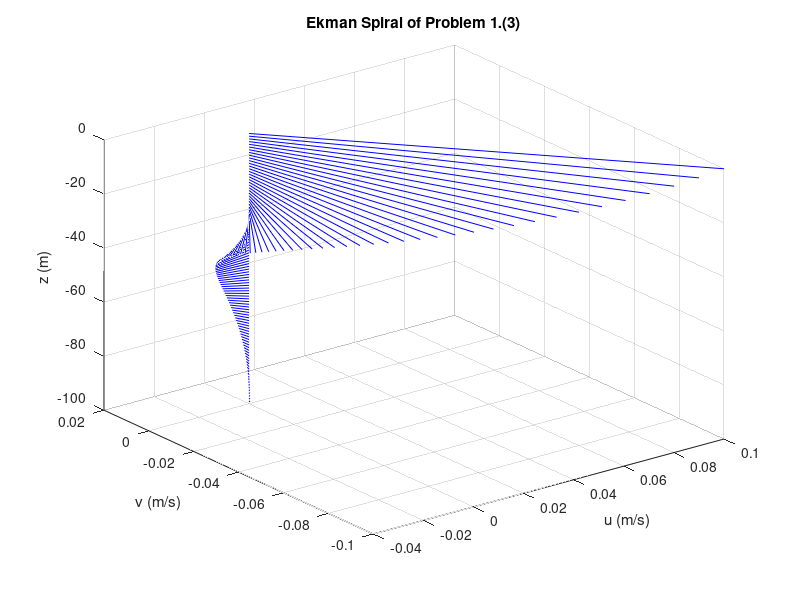
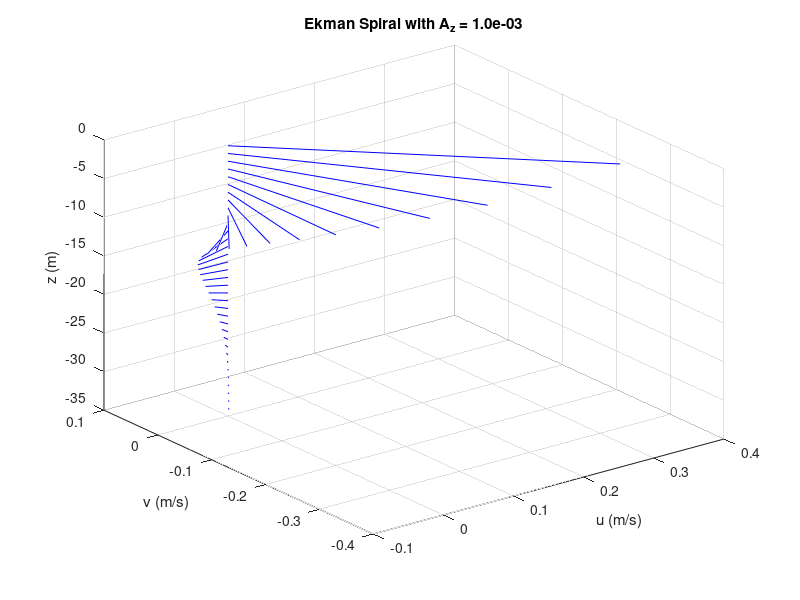
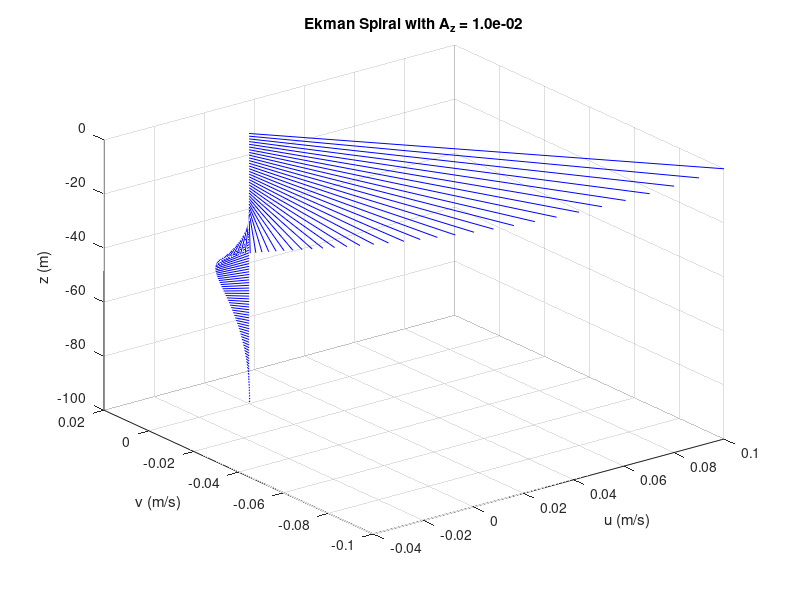
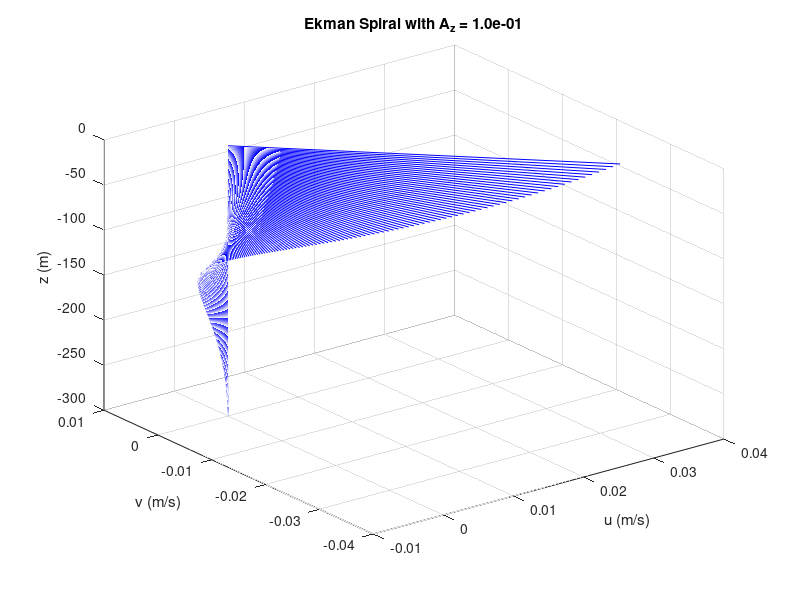

These figures' MATLAB source, in order:
% Physical Oceanography HW4
% B11501037 CE3
% Po-Tao, Lin
clear; close all;
%% Part 1 parameter set of problem 1.(3),(4)
rho1 = 1000; % seawater density (kg/m^3)
f1 = 5e-5;   % Coriolis parameter (1/s)               
Az1 = 1e-2;  % vertical dymaic viscosity (m^2/s)
tau_wind_x_1 = 0.1; % wind stress (Pa)
             
Az2 = 1e-3;  % vertical dymaic viscosity (m^2/s)
Az3 = 1e-1;

zn = 300;
z = linspace(0,-300,zn); % z-set (m)
%% Part 2 function set 
function [u,v, delta, flux_x, flux_y, flux_x_theory, flux_y_theory] = Ekman(rho, f, Az, tau, z)
    % u: the x-direction velocity
    % v: the y-direction velocity
    % delta: the Ekman layer thickness
    % flux_x: Ekman transport in x-direction by program
    % flux_y: Ekman transport in y-direction by program
    % flux_x_theory: Ekmantransport in x-direction in theory
    % flux_y_theory: Ekmantransport in y-direction in theory


    delta = sqrt(2*Az/f); % depth of Ekman layer (m)
    C = exp(z/delta);
    factor = tau / (rho*sqrt(Az*f));
    % Ekman sprial
    u = C.*factor.*sin(z/delta + pi/4);
    v = -C.*factor.*cos(z/delta + pi/4);
    % Ekman transport
    temp = -cumtrapz(z,u); flux_x = temp(end); % consider the integral order
    temp = -cumtrapz(z,v); flux_y = temp(end);
    flux_x_theory = 0;
    flux_y_theory = -tau/rho/f;
end
%% Problem 1.(3), 1.(4)
figure('Position',[100,100,500,500]);
set(gcf, 'Color','White');
[u1, v1, delta1, flux_x1, flux_y1, flux_x_theory1, flux_y_theory1] = Ekman(rho1, f1, Az1, tau_wind_x_1, z);
hold on
for i = 1:length(z)
    plot3([0 u1(i)], [0 v1(i)], [z(i) z(i)], 'b');
end
grid on;
xlabel('u (m/s)');ylabel('v (m/s)');zlabel('z (m)');
zlim([-100,0])
title('Ekman Spiral of Problem 1.(3)');
view(3);
exportgraphics(gcf, 'Fig1.pdf', 'ContentType', 'vector');
disp('Problem 1.(3), 1.(4)')
fprintf('Ekman transport in program: flux in x: %.2f, in y: %.2f\n', flux_x1, flux_y1)
fprintf('Ekman transport in theory: flux in x: %.2f, in y: %.2f\n', flux_x_theory1, flux_y_theory1);
%% Problem 1.(5)
%%% Az = 1e-3
figure('Position',[100,100,500,500]);
set(gcf, 'Color','White');
[u2, v2, delta2, flux_x2, flux_y2, flux_x_theory2, flux_y_theory2] = Ekman(rho1, f1, Az2, tau_wind_x_1, z);
hold on
for i = 1:length(z)
    plot3([0 u2(i)], [0 v2(i)], [z(i) z(i)], 'b');
end
grid on;
xlabel('u (m/s)');ylabel('v (m/s)');zlabel('z (m)');
zlim([-35,0])
title(sprintf('Ekman Spiral with A_z = %.1e', Az2));
view(3);
exportgraphics(gcf, 'Fig2a.pdf', 'ContentType', 'vector');
fprintf('Problem 1.(5) with with A_z = %.1e\n', Az2)
fprintf('Ekman layer thickness %.2f\n', delta2);
fprintf('Ekman transport in program: flux in x: %.2f, in y: %.2f\n', flux_x2, flux_y2);
fprintf('Ekman transport in theory: flux in x: %.2f, in y: %.2f\n', flux_x_theory2, flux_y_theory2);
%%% Az = 1e-2
figure('Position',[100,100,500,500]);
set(gcf, 'Color','White');
[u2, v2, delta2, flux_x2, flux_y2, flux_x_theory2, flux_y_theory2] = Ekman(rho1, f1, Az1, tau_wind_x_1, z);
hold on
for i = 1:length(z)
    plot3([0 u2(i)], [0 v2(i)], [z(i) z(i)], 'b');
end
grid on;
xlabel('u (m/s)');ylabel('v (m/s)');zlabel('z (m)');
zlim([-100,0])
title(sprintf('Ekman Spiral with A_z = %.1e', Az1));
view(3);
exportgraphics(gcf, 'Fig2b.pdf', 'ContentType', 'vector');
fprintf('Problem 1.(5) with with A_z = %.1e\n', Az1)
fprintf('Ekman layer thickness %.2f\n', delta2);
fprintf('Ekman transport in program: flux in x: %.2f, in y: %.2f\n', flux_x2, flux_y2);
fprintf('Ekman transport in theory: flux in x: %.2f, in y: %.2f\n', flux_x_theory2, flux_y_theory2);
%%% Az = 1e-1
figure('Position',[100,100,500,500]);
set(gcf, 'Color','White');
[u2, v2, delta2, flux_x2, flux_y2, flux_x_theory2, flux_y_theory2] = Ekman(rho1, f1, Az3, tau_wind_x_1, z);
hold on
for i = 1:length(z)
    plot3([0 u2(i)], [0 v2(i)], [z(i) z(i)], 'b');
end
grid on;
xlabel('u (m/s)');ylabel('v (m/s)');zlabel('z (m)');
zlim([-300,0])
fprintf('Problem 1.(5) with with A_z = %.1e\n', Az3)
view(3);
title(sprintf('Ekman Spiral with A_z = %.1e', Az3));
exportgraphics(gcf, 'Fig2c.pdf', 'ContentType', 'vector');
fprintf('Problem 1.(5) with with A_z = %.1e\n', Az3)
fprintf('Ekman layer thickness %.2f\n', delta2);
fprintf('Ekman transport in program: flux in x: %.2f, in y: %.2f\n', flux_x2, flux_y2);
fprintf('Ekman transport in theory: flux in x: %.2f, in y: %.2f\n', flux_x_theory2, flux_y_theory2);
